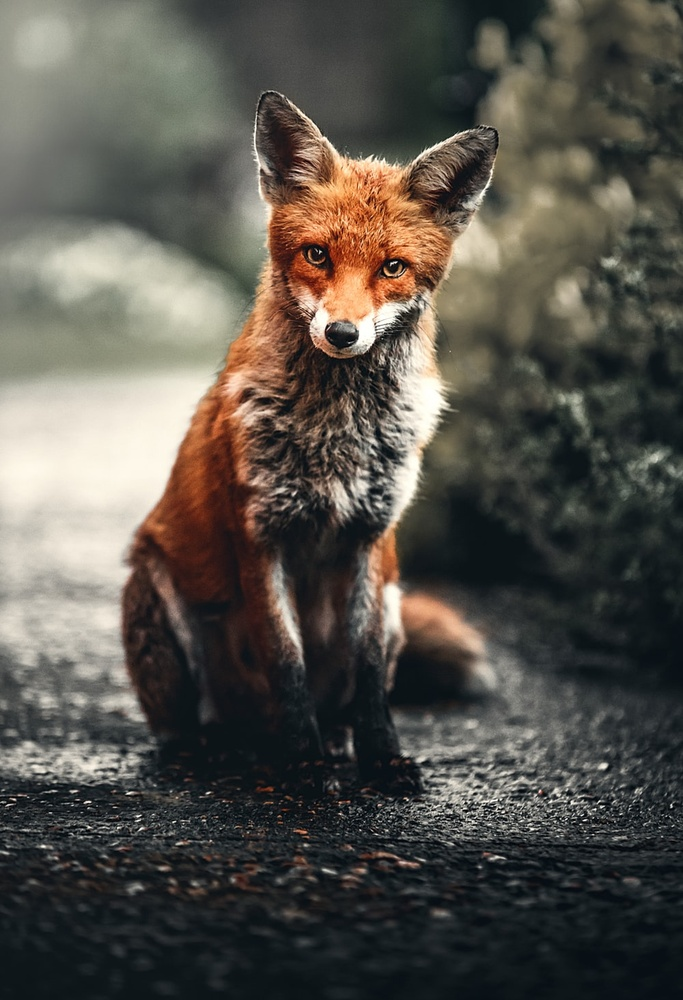
#> input picture fox.jfif, 683 x 1000 px, shrunk from 1000 x 1464 before the run
$ python rotate.py
#> lines starting #> are read from the running program, lines starting #| are printed output that depends on the picture
#!/usr/bin/python3

from PIL import Image
import sys

try:
    fox = Image.open("fox.jfif")
#> fox is the input picture: PIL image 683x1000 RGB; mean R, G, B 86.2, 82.8, 75.5

except IOError:
    print("Unable to load image")
    sys.exit(1)

rotated = fox.rotate(180)
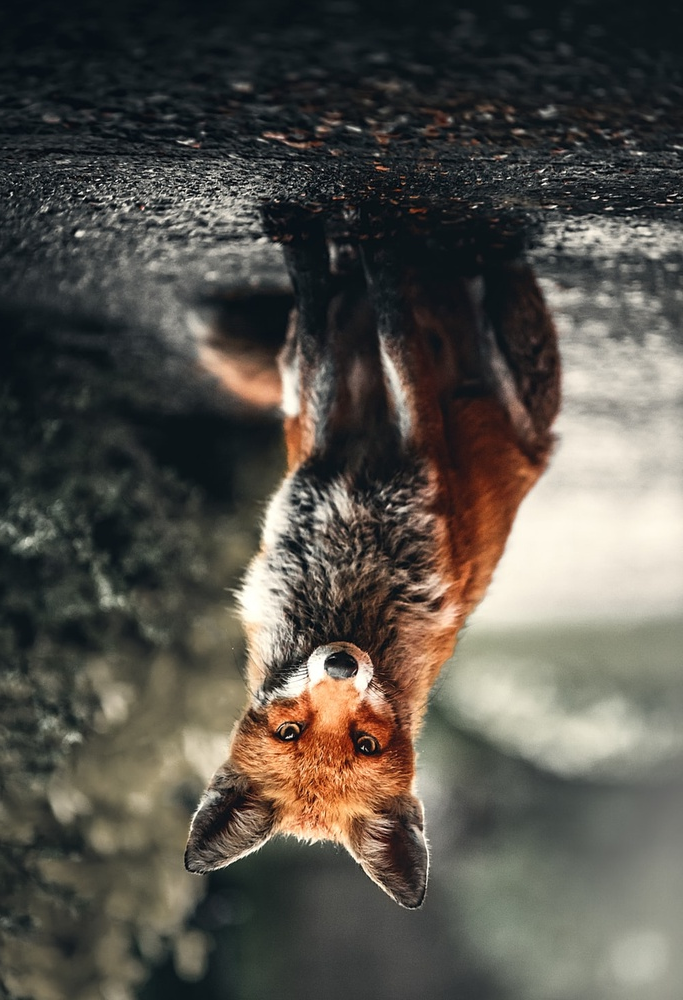
#> rotated: PIL image 683x1000 RGB; mean R, G, B 86.2, 82.8, 75.5
rotated.save('fox_rotated.jfif')
rotated.show()
